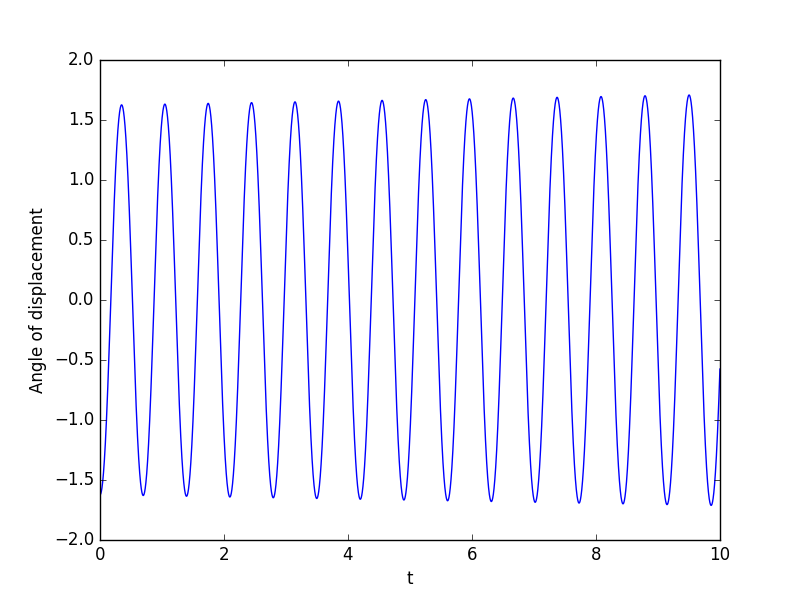

Here is the Python script that generated this plot:
import numpy as np
import pylab as py



g=9.81
l=0.19



def f(r,t):
    theta=r[0]
    omega=r[1]
    ftheta=omega
    fomega=-(g/l)*np.sin(theta)
    return np.array([ftheta,fomega],float)



a=0.0
b=10.0
N=10000
h=(b-a)/N



tpoints=np.arange(a,b,h)
xpoints=[]
ypoints=[]




r=np.array([-93.0/180.*np.pi,0.],float)
for t in tpoints:
    xpoints.append(r[0])
    ypoints.append(r[1])
    k1=h*f(r,t)
    k2=h*f(r+0.5*k1,t+0.5*h)
    k3=h*f(r+k2,t+h)
    r += 0.5*k1+k3




py.plot(tpoints,xpoints)
#py.plot(tpoints,ypoints)
py.xlabel("t")
py.ylabel("Angle of displacement")
py.show()
